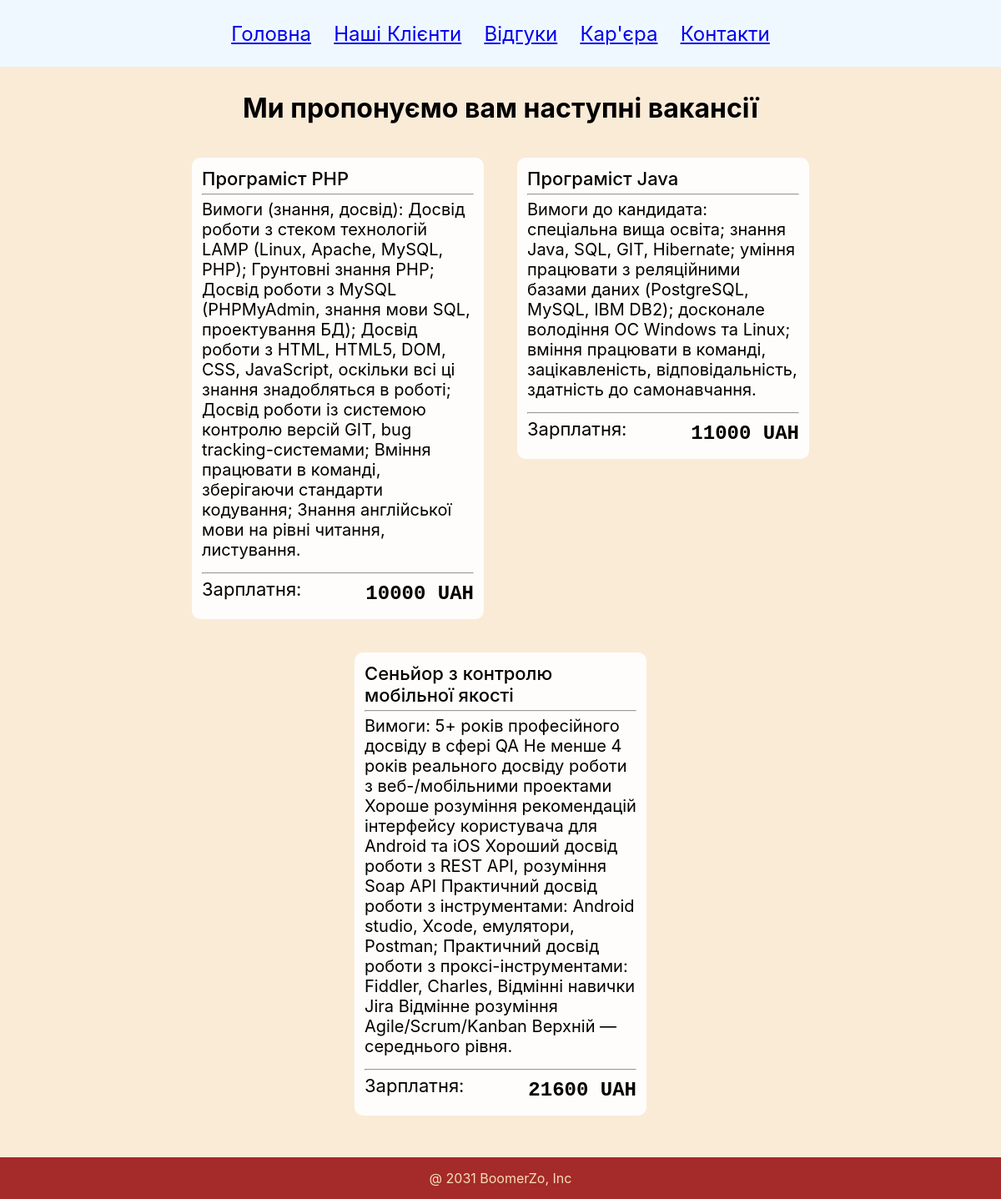
Page /career on the committed database.
### app/models.py (models this page shows, shortened)
class Vacancy(models.Model):
    id = models.AutoField(primary_key=True)
    name = models.CharField(max_length=100)
    summary = models.CharField(max_length=500)
    salary = models.IntegerField()

### app/views.py (the view)
# urls.py: path('career', views.career, name='career'),
def career(req):
    vacancies = Vacancy.objects.all()
    return render(req, 'career.html', {'vacancies': vacancies})

### app/templates/career.html
{% extends "base.html" %}
{% block head %}
<link href="static/career.css" rel="stylesheet">
{% endblock head %}
{% block content %}
<div class="content">
    <h1>Ми пропонуємо вам наступні вакансії</h1>
    <div class="cards">
        {% for vac in vacancies %}
        <div class="card">
            <div class="cardName">{{vac.name}}</div>
            <hr>
            <div class="cardText">{{vac.summary}}</div>
            <hr>
            <div class="cardSalary" style="float: left">
                <span style="float: left">Зарплатня:</span>
                <span class="salary" style="float: right">{{vac.salary}} UAH</span>
            </div>
        </div>
        {% endfor%}
    </div>
</div>
{% endblock content %}

### app/static/style.css (style rules this page uses)
* { margin: 0; padding: 0; box-sizing: border-box; font-family: -apple-system, BlinkMacSystemFont, 'Segoe UI', Roboto, Oxygen, Ubuntu, Cantarell, 'Open Sans', 'Helvetica Neue', sans-serif; }
html, body { width: 100%; height: 100%; }

### app/static/career.css (style rules this page uses)
.content { display: flex; flex-direction: column; flex-wrap: wrap; width: 100%; background-color: antiquewhite; padding: 30px; align-items: center; }
.cards { width: 100%; display: flex; flex-wrap: wrap; justify-content: center; margin-top: 20px; }
.cardName { font-size: 22px; font-weight: 500; padding-bottom: 5px; }
.cardText { overflow-y: hidden; padding-top: 5px; margin-bottom: 15px; }
.cardSalary { overflow-y: hidden; margin-top: 5px; margin-bottom: 5px; font-size: 22px; }
.salary { margin-top: 5px; font-size: 24px; font-weight: 900; font-family: 'Courier New', Courier, monospace; }
.card { max-width: 350px; height: fit-content; background-color: rgba(255, 255, 255, 0.897); border-radius: 10px; margin: 20px; padding: 12px 12px; font-size: 20px; display: flex; flex-direction: column; }

### rows in the picture
Vacancy: name "Програміст PHP", summary "Вимоги (знання, досвід): Досвід роботи з стеком технологій LAMP (Linux, Apache, MySQL, PHP); Грунтовні знання PHP; Досвід роботи з MySQL (PHPMyAdmin, знання мови SQL, проектування БД); Досвід роботи з HTML, HTML5, DOM, CSS, JavaScript, оскільки всі ці знання знадобляться в роботі; Досвід роботи із системою контролю версій GIT, bug tracking-системами; Вміння працювати в команді, зберігаючи стандарти кодування; Знання англійської мови на рівні читання, листування.", salary "10000"
Vacancy: name "Програміст Java", summary "Вимоги до кандидата: спеціальна вища освіта; знання Java, SQL, GIT, Hibernate; уміння працювати з реляційними базами даних (PostgreSQL, MySQL, IBM DB2); досконале володіння ОС Windows та Linux; вміння працювати в команді, зацікавленість, відповідальність, здатність до самонавчання.", salary "11000"
Vacancy: name "Сеньйор з контролю мобільної якості", summary "Вимоги: 5+ років професійного досвіду в сфері QA Не менше 4 років реального досвіду роботи з веб-/мобільними проектами Хороше розуміння рекомендацій інтерфейсу користувача для Android та iOS Хороший досвід роботи з REST API, розуміння Soap API Практичний досвід роботи з інструментами: Android studio, Xcode, емулятори, Postman; Практичний досвід роботи з проксі-інструментами: Fiddler, Charles, Відмінні навички Jira Відмінне розуміння Agile/Scrum/Kanban Верхній — середнього рівня.", salary "21600"
